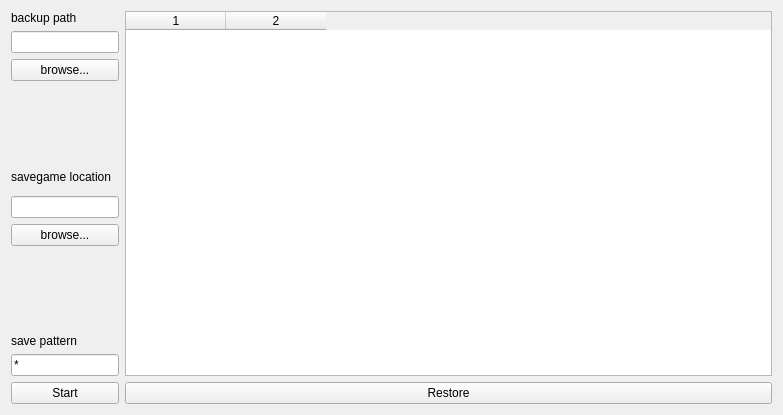
<?xml version="1.0" encoding="UTF-8"?>
<ui version="4.0">
 <class>MainWindow</class>
 <widget class="QMainWindow" name="MainWindow">
  <property name="geometry">
   <rect>
    <x>0</x>
    <y>0</y>
    <width>783</width>
    <height>415</height>
   </rect>
  </property>
  <property name="windowTitle">
   <string>MainWindow</string>
  </property>
  <widget class="QWidget" name="centralWidget">
   <property name="sizePolicy">
    <sizepolicy hsizetype="Preferred" vsizetype="Preferred">
     <horstretch>0</horstretch>
     <verstretch>0</verstretch>
    </sizepolicy>
   </property>
   <layout class="QGridLayout" name="gridLayout">
    <item row="0" column="0">
     <widget class="QLabel" name="dstLabel">
      <property name="text">
       <string>backup path</string>
      </property>
     </widget>
    </item>
    <item row="7" column="0">
     <widget class="QPushButton" name="srcPushButton">
      <property name="text">
       <string>browse...</string>
      </property>
     </widget>
    </item>
    <item row="8" column="0">
     <spacer name="verticalSpacer_2">
      <property name="orientation">
       <enum>Qt::Vertical</enum>
      </property>
      <property name="sizeHint" stdset="0">
       <size>
        <width>20</width>
        <height>40</height>
       </size>
      </property>
     </spacer>
    </item>
    <item row="1" column="0">
     <widget class="QLineEdit" name="dstText">
      <property name="readOnly">
       <bool>true</bool>
      </property>
     </widget>
    </item>
    <item row="2" column="0">
     <widget class="QPushButton" name="dstPushButton">
      <property name="text">
       <string>browse...</string>
      </property>
     </widget>
    </item>
    <item row="9" column="0">
     <widget class="QLabel" name="patternLabel">
      <property name="text">
       <string>save pattern</string>
      </property>
     </widget>
    </item>
    <item row="10" column="0">
     <widget class="QLineEdit" name="patternEdit">
      <property name="text">
       <string>*</string>
      </property>
     </widget>
    </item>
    <item row="4" column="0">
     <widget class="QLabel" name="srcLabel">
      <property name="text">
       <string>savegame location</string>
      </property>
     </widget>
    </item>
    <item row="6" column="0">
     <widget class="QLineEdit" name="srcText">
      <property name="readOnly">
       <bool>true</bool>
      </property>
     </widget>
    </item>
    <item row="3" column="0">
     <spacer name="verticalSpacer">
      <property name="orientation">
       <enum>Qt::Vertical</enum>
      </property>
      <property name="sizeHint" stdset="0">
       <size>
        <width>20</width>
        <height>40</height>
       </size>
      </property>
     </spacer>
    </item>
    <item row="0" column="1" rowspan="11">
     <widget class="QTableWidget" name="tableWidget">
      <property name="sizePolicy">
       <sizepolicy hsizetype="Expanding" vsizetype="Expanding">
        <horstretch>1</horstretch>
        <verstretch>0</verstretch>
       </sizepolicy>
      </property>
      <property name="iconSize">
       <size>
        <width>320</width>
        <height>200</height>
       </size>
      </property>
      <property name="columnCount">
       <number>2</number>
      </property>
      <attribute name="horizontalHeaderVisible">
       <bool>true</bool>
      </attribute>
      <attribute name="verticalHeaderVisible">
       <bool>false</bool>
      </attribute>
      <column/>
      <column/>
     </widget>
    </item>
    <item row="11" column="1">
     <widget class="QPushButton" name="restorePushButton">
      <property name="text">
       <string>Restore</string>
      </property>
     </widget>
    </item>
    <item row="11" column="0">
     <widget class="QPushButton" name="startStopPushButton">
      <property name="text">
       <string>Start</string>
      </property>
     </widget>
    </item>
   </layout>
  </widget>
 </widget>
 <layoutdefault spacing="6" margin="11"/>
 <resources/>
 <connections/>
</ui>
